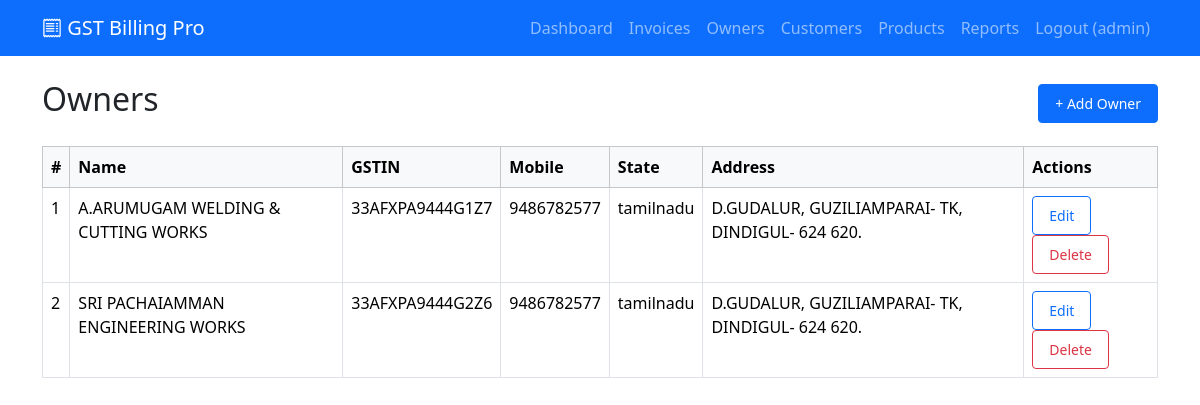
The app's page /main/owners (signed in) with its own data.
### MultipleFiles/models.py (models this page shows, shortened)
class User(db.Model, UserMixin):
    __tablename__ = 'user'
    id = db.Column(db.Integer, primary_key=True)
    username = db.Column(db.String(80), unique=True, nullable=False)
    email = db.Column(db.String(120), unique=True, nullable=False)
    password_hash = db.Column(db.String(128), nullable=False)

class Owner(db.Model):
    __tablename__ = 'owner'
    id = db.Column(db.Integer, primary_key=True)
    name = db.Column(db.String(100), nullable=False)
    gstin = db.Column(db.String(15))
    phone = db.Column(db.String(20))
    state = db.Column(db.String(50), nullable=False)
    address = db.Column(db.Text)
    invoices = db.relationship('Invoice', backref='owner', lazy=True)

### MultipleFiles/routes.py (the view, shortened to what this page needs)
@main.route('/owners', methods=['GET', 'POST'])
@login_required
def owner_list():
    page = request.args.get('page', 1, type=int)
    owners = Owner.query.order_by(Owner.name).paginate(page=page, per_page=20, error_out=False)
    return render_template('owners.html', owners=owners)

### MultipleFiles/templates/owners.html (shortened to what this page needs)
{% extends "base.html" %}
{% block content %}
<div class="d-flex justify-content-between align-items-center mb-3">
    <h2>Owners</h2>
    <a href="#" class="btn btn-primary btn-sm" data-bs-toggle="modal" data-bs-target="#addOwnerModal">+ Add Owner</a>
</div>
<table class="table table-bordered table-hover">
    <thead class="table-light">
        <tr>
            <th>#</th>
            <th>Name</th>
            <th>GSTIN</th>
            <th>Mobile</th>
            <th>State</th>
            <th>Address</th>
            <th>Actions</th>
        </tr>
    </thead>
    <tbody>
        {% for owner in owners.items %}
        <tr>
            <td>{{ loop.index }}</td>
            <td>{{ owner.name }}</td>
            <td>{{ owner.gstin }}</td>
            <td>{{ owner.phone or '-' }}</td>
            <td>{{ owner.state }}</td>
            <td>{{ owner.address }}</td>
            <td>
                <a href="{{ url_for('main.owner_edit', id=owner.id) }}" class="btn btn-sm btn-outline-primary">Edit</a>
                <a href="{{ url_for('main.owner_delete', id=owner.id) }}" class="btn btn-sm btn-outline-danger" onclick="return confirm('Delete this owner?')">Delete</a>
            </td>
        </tr>
        {% else %}
        <tr>
            <td colspan="7" class="text-center text-muted py-4">No owners found.</td>
        </tr>
        {% endfor %}
    </tbody>
</table>
{% endblock %}

### MultipleFiles/templates/base.html (shortened to what this page needs)
<!DOCTYPE html>
<html lang="en">
<head>
    <link href="https://cdn.jsdelivr.net/npm/bootstrap@5.3.3/dist/css/bootstrap.min.css" rel="stylesheet">
    <link rel="stylesheet" href="{{ url_for('static', filename='css/invoice.css') }}">
    <link href="https://cdn.jsdelivr.net/npm/bootstrap-icons@1.11.3/font/bootstrap-icons.css" rel="stylesheet">
</head>
<body>
    <nav class="navbar navbar-expand-lg navbar-dark bg-primary">
        <div class="container">
            {% if current_user.is_authenticated %}
            <a class="navbar-brand" href="{{ url_for('main.dashboard') }}">
                <i class="bi bi-receipt"></i> GST Billing Pro
            </a>
            <div class="navbar-nav ms-auto">
                <a class="nav-link" href="{{ url_for('main.dashboard') }}">Dashboard</a>
                <a class="nav-link" href="{{ url_for('main.invoice_list') }}">Invoices</a>
                <a class="nav-link" href="{{ url_for('main.owner_list') }}">Owners</a>
                <a class="nav-link" href="{{ url_for('main.customer_list') }}">Customers</a>
                <a class="nav-link" href="{{ url_for('main.products') }}">Products</a>
                <a class="nav-link" href="{{ url_for('main.reports') }}">Reports</a>
                <a class="nav-link" href="{{ url_for('main.logout') }}">Logout ({{ current_user.username }})</a>
            </div>
            {% endif %}
        </div>
    </nav>
    <div class="container mt-4">
        {% block content %}{% endblock %}
    </div>
</body>
</html>

### MultipleFiles/static/css/invoice.css (style rules this page uses)
body { font-family: 'Segoe UI', Tahoma, Geneva, Verdana, sans-serif; }
.table { margin: 20px 0; }
.btn { padding: 8px 16px; }

### records on screen
User: username "admin"
Owner: name "A.ARUMUGAM WELDING & CUTTING WORKS", gstin "33AFXPA9444G1Z7", phone "9486782577", state "tamilnadu", address "D.GUDALUR, GUZILIAMPARAI- TK, DINDIGUL- 624 620."
Owner: name "SRI PACHAIAMMAN ENGINEERING WORKS", gstin "33AFXPA9444G2Z6", phone "9486782577", state "tamilnadu", address "D.GUDALUR, GUZILIAMPARAI- TK, DINDIGUL- 624 620."
